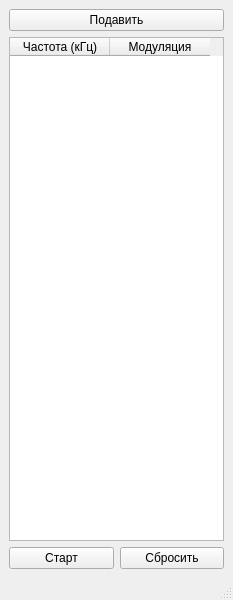
<?xml version="1.0" encoding="UTF-8"?>
<ui version="4.0">
 <class>MainWindow</class>
 <widget class="QMainWindow" name="MainWindow">
  <property name="geometry">
   <rect>
    <x>0</x>
    <y>0</y>
    <width>233</width>
    <height>600</height>
   </rect>
  </property>
  <property name="windowTitle">
   <string>Radio trainer</string>
  </property>
  <property name="windowIcon">
   <iconset resource="resources.qrc">
    <normaloff>:/images/Radiotower_radi_4051.png</normaloff>:/images/Radiotower_radi_4051.png</iconset>
  </property>
  <widget class="QWidget" name="centralwidget">
   <layout class="QVBoxLayout" name="verticalLayout">
    <item>
     <widget class="QPushButton" name="suppressButton">
      <property name="text">
       <string>Подавить</string>
      </property>
     </widget>
    </item>
    <item>
     <widget class="QTableWidget" name="enemyTable">
      <property name="editTriggers">
       <set>QAbstractItemView::NoEditTriggers</set>
      </property>
      <property name="selectionMode">
       <enum>QAbstractItemView::SingleSelection</enum>
      </property>
      <property name="selectionBehavior">
       <enum>QAbstractItemView::SelectRows</enum>
      </property>
      <attribute name="horizontalHeaderCascadingSectionResizes">
       <bool>false</bool>
      </attribute>
      <attribute name="horizontalHeaderDefaultSectionSize">
       <number>100</number>
      </attribute>
      <attribute name="verticalHeaderVisible">
       <bool>false</bool>
      </attribute>
      <attribute name="verticalHeaderCascadingSectionResizes">
       <bool>true</bool>
      </attribute>
      <column>
       <property name="text">
        <string>Частота (кГц)</string>
       </property>
      </column>
      <column>
       <property name="text">
        <string>Модуляция</string>
       </property>
      </column>
     </widget>
    </item>
    <item>
     <layout class="QHBoxLayout" name="horizontalLayout">
      <item>
       <widget class="QPushButton" name="startButton">
        <property name="text">
         <string>Старт</string>
        </property>
       </widget>
      </item>
      <item>
       <widget class="QPushButton" name="resetButton">
        <property name="text">
         <string>Сбросить</string>
        </property>
       </widget>
      </item>
     </layout>
    </item>
   </layout>
  </widget>
  <widget class="QMenuBar" name="menubar">
   <property name="enabled">
    <bool>false</bool>
   </property>
   <property name="geometry">
    <rect>
     <x>0</x>
     <y>0</y>
     <width>233</width>
     <height>30</height>
    </rect>
   </property>
  </widget>
  <widget class="QStatusBar" name="statusbar">
   <property name="enabled">
    <bool>false</bool>
   </property>
  </widget>
 </widget>
 <resources>
  <include location="resources.qrc"/>
 </resources>
 <connections>
  <connection>
   <sender>startButton</sender>
   <signal>clicked()</signal>
   <receiver>MainWindow</receiver>
   <slot>simulation()</slot>
   <hints>
    <hint type="sourcelabel">
     <x>201</x>
     <y>552</y>
    </hint>
    <hint type="destinationlabel">
     <x>399</x>
     <y>299</y>
    </hint>
   </hints>
  </connection>
  <connection>
   <sender>suppressButton</sender>
   <signal>clicked()</signal>
   <receiver>MainWindow</receiver>
   <slot>suppress()</slot>
   <hints>
    <hint type="sourcelabel">
     <x>116</x>
     <y>52</y>
    </hint>
    <hint type="destinationlabel">
     <x>116</x>
     <y>299</y>
    </hint>
   </hints>
  </connection>
  <connection>
   <sender>resetButton</sender>
   <signal>clicked()</signal>
   <receiver>MainWindow</receiver>
   <slot>reset()</slot>
   <hints>
    <hint type="sourcelabel">
     <x>172</x>
     <y>552</y>
    </hint>
    <hint type="destinationlabel">
     <x>116</x>
     <y>299</y>
    </hint>
   </hints>
  </connection>
 </connections>
 <slots>
  <slot>simulation()</slot>
  <slot>suppress()</slot>
  <slot>reset()</slot>
 </slots>
</ui>
